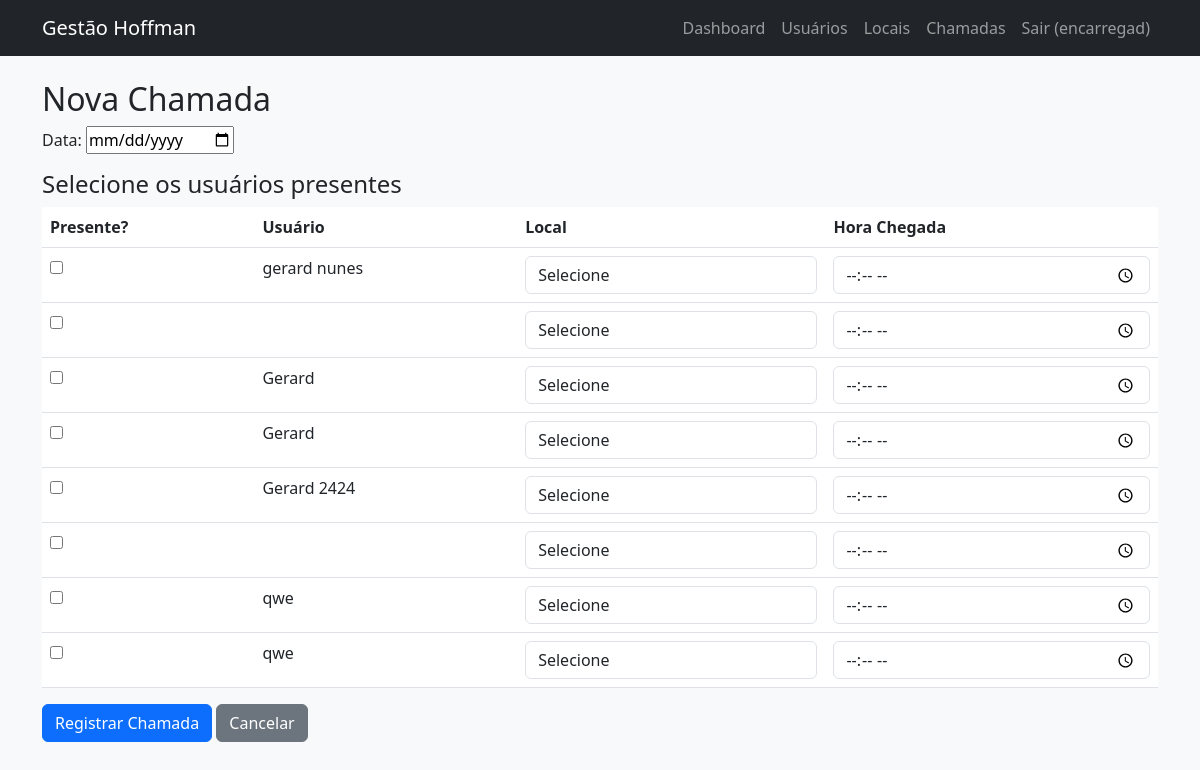
Page /encarregado/chamadas/nova/ (signed in) on the committed database.
### gestao/models.py (models this page shows, shortened)
class User(AbstractUser):
    ROLE_CHOICES = (
        ('gestor', 'Gestor'),
        ('gerente', 'Gerente'),
        ('encarregado', 'Encarregado'),
        ('usuario', 'Usuário'),
        ('administrador', 'Administrador'),
    )
    role = models.CharField(max_length=20, choices=ROLE_CHOICES, default='usuario')
    cpf = models.CharField(max_length=14, unique=True, null=True, blank=True)
    telefone = models.CharField(max_length=20, blank=True)
    endereco = models.TextField(blank=True)
    aprovado = models.BooleanField(default=False)  # apenas para usuários
    aprovado_por = models.ForeignKey('self', on_delete=models.SET_NULL, null=True, blank=True, related_name='aprovados')
    aprovado_em = models.DateTimeField(null=True, blank=True)
    pix = models.CharField(max_length=50, blank=True)

### gestao/views/Vencarregado.py (the view)
# urls.py: path('encarregado/chamadas/nova/', chamada_create, name='chamada_create'),
@login_required
@role_required('encarregado')
def chamada_create(request):
    if request.method == 'POST':
        form = ChamadaForm(request.POST)
        if form.is_valid():
            data = form.cleaned_data['data']
            if Chamada.objects.filter(data=data, encarregado=request.user).exists():
                messages.error(request, 'Já existe uma chamada para esta data.')
                return redirect('chamada_create')
            chamada = form.save(commit=False)
            chamada.encarregado = request.user
            chamada.save()
            usuarios_ids = request.POST.getlist('usuarios')
            for uid in usuarios_ids:
                local_id = request.POST.get(f'local_{uid}')
                hora = request.POST.get(f'hora_{uid}')
                if local_id:
                    presenca = Presenca(
                        chamada=chamada,
                        usuario_id=uid,
                        local_id=local_id,
                        hora_chegada=hora or None
                    )
                    presenca.save()
            messages.success(request, 'Chamada registrada.')
            return redirect('chamada_list')
    else:
        form = ChamadaForm(initial={'data': timezone.now().date()})
        usuarios_aprovados = User.objects.filter(role='usuario', aprovado=True)
        locais = Local.objects.all()
        return render(request, 'encarregado/chamada_form.html', {
            'form': form,
            'usuarios': usuarios_aprovados,
            'locais': locais
        })

### gestao/forms.py
class ChamadaForm(forms.ModelForm):
    class Meta:
        model = Chamada
        fields = ['data']
        widgets = {
            'data': forms.DateInput(attrs={'type': 'date'}),
        }

### templates/encarregado/chamada_form.html (shortened to what this page needs)
{% extends "base.html" %}
{% block content %}
<h2>Nova Chamada</h2>
<form method="post">
    {{ form.as_p }}
    <h4>Selecione os usuários presentes</h4>
    <table class="table">
        <thead>
            <tr>
                <th>Presente?</th>
                <th>Usuário</th>
                <th>Local</th>
                <th>Hora Chegada</th>
            </tr>
        </thead>
        <tbody>
            {% for usuario in usuarios %}
            <tr>
                <td><input type="checkbox" name="usuarios" value="{{ usuario.id }}"></td>
                <td>{{ usuario.first_name }}</td>
                <td>
                    <select name="local_{{ usuario.id }}" class="form-control">
                        <option value="">Selecione</option>
                    </select>
                </td>
                <td><input type="time" name="hora_{{ usuario.id }}" class="form-control"></td>
            </tr>
            {% endfor %}
        </tbody>
    </table>
    <button type="submit" class="btn btn-primary">Registrar Chamada</button>
    <a href="{% url 'chamada_list' %}" class="btn btn-secondary">Cancelar</a>
</form>
{% endblock %}

### templates/base.html (shortened to what this page needs)
<!DOCTYPE html>
<html lang="pt-br">
<head>
    <link href="https://cdn.jsdelivr.net/npm/bootstrap@5.3.0/dist/css/bootstrap.min.css" rel="stylesheet">
    <link rel="stylesheet" href="/static/css/style.css">
</head>
<body>
    <nav class="navbar navbar-expand-lg navbar-dark bg-dark">
        <div class="container">
            <a class="navbar-brand" href="{% url 'index' %}">Gestão Hoffman</a>
            <div class="collapse navbar-collapse" id="navbarNav">
                <ul class="navbar-nav ms-auto">
                    {% if user.is_authenticated %}
                        <li class="nav-item">
                            <a class="nav-link" href="{% url 'dashboard' %}">Dashboard</a>
                        </li>
                        {% if user.role == 'encarregado' %}
                            <li class="nav-item"><a class="nav-link" href="{% url 'usuario_list' %}">Usuários</a></li>
                            <li class="nav-item"><a class="nav-link" href="{% url 'local_list' %}">Locais</a></li>
                            <li class="nav-item"><a class="nav-link" href="{% url 'chamada_list' %}">Chamadas</a></li>
                        {% endif %}
                        <li class="nav-item">
                            <a class="nav-link" href="{% url 'logout' %}">Sair ({{ user.first_name|default:user.username }})</a>
                        </li>
                    {% else %}
                        <li class="nav-item"><a class="nav-link" href="{% url 'login' %}">Login</a></li>
                        <li class="nav-item"><a class="nav-link" href="{% url 'register' %}">Registrar</a></li>
                    {% endif %}
                </ul>
            </div>
        </div>
    </nav>
    <main class="container mt-4">
        {% block content %}{% endblock %}
    </main>
</body>
</html>

### static/css/style.css (style rules this page uses)
body { background-color: #f8f9fa; }
.navbar { margin-bottom: 20px; }

### rows in the picture
User: first_name "encarregad"
User: first_name "gerard nunes"
User: first_name "Gerard"
User: first_name "Gerard"
User: first_name "Gerard 2424"
User: first_name "qwe"
User: first_name "qwe"
